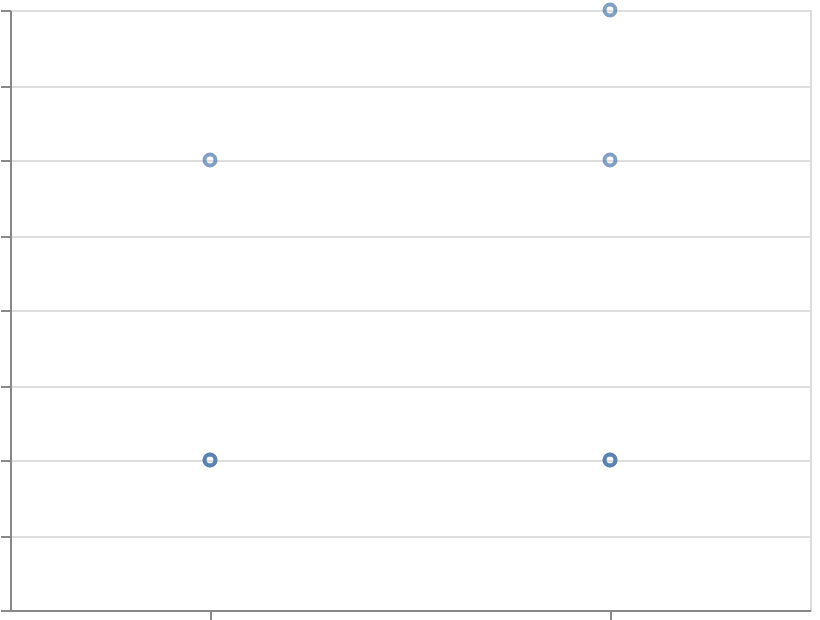

The Vega-Lite source for this figure:
### Vega-Lite specification from a JSON file in a GitHub repository (floating-point values rounded to 4 significant figures)
{"$schema": "https://vega.github.io/schema/vega-lite/v6.json", "width": 400, "height": 300, "padding": 5, "autosize": "none", "data": {"values": [{"cat": "A", "val": 7}, {"cat": "A", "val": 3}, {"cat": "A", "val": 7}, {"cat": "B", "val": 8}, {"cat": "B", "val": 2}, {"cat": "B", "val": 8}, {"cat": "B", "val": 5}]}, "mark": "point", "encoding": {"x": {"field": "cat", "type": "nominal", "axis": {"labels": false, "title": null}}, "y": {"field": "rank", "type": "quantitative", "axis": {"labels": false, "title": null}}}, "transform": [{"window": [{"op": "rank", "as": "rank"}], "sort": [{"field": "val", "order": "descending"}], "groupby": ["cat"]}]}
